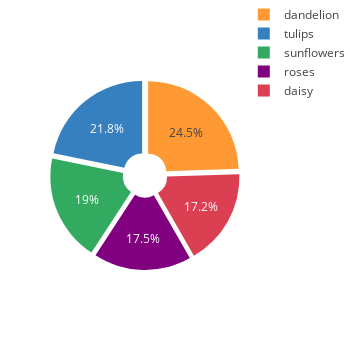

Here is the notebook cell this chart was saved with:
### Code cell
fw.plt.plot_counts_pie(y, labels)

### Figure 1 — Plotly figure (JSON) as saved in the notebook; plotly's stock layout.template omitted (floating-point values rounded to 4 significant figures)
{"data": [{"pull": 0.05, "name": "", "labels": ["dandelion", "tulips", "sunflowers", "roses", "daisy"], "values": [898, 799, 699, 641, 633], "marker": {"colors": ["rgba(255, 153, 51, 1.0)", "rgba(55, 128, 191, 1.0)", "rgba(50, 171, 96, 1.0)", "rgba(128, 0, 128, 1.0)", "rgba(219, 64, 82, 1.0)"]}, "hole": 0.2, "type": "pie"}], "layout": {"width": 350, "margin": {"r": 0, "b": 0, "l": 50, "t": 0}, "height": 350}}
